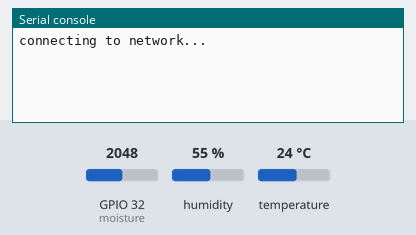
This program was run on a simulated ESP32 board running MicroPython. Parts: the last lines printed to the serial console. The test bench sets the inputs (shaded band); at power-on: humidity 55 %, GPIO 32 (moisture) = 2048, temperature 24 °C (analog values on the 0–4095 scale). WiFi joins after 1.5 s; web requests get an empty 200 reply after 0.4 s.

Above: at 1.2 s.
1.3 s: humidity set to 22 %
At 3.4 s:
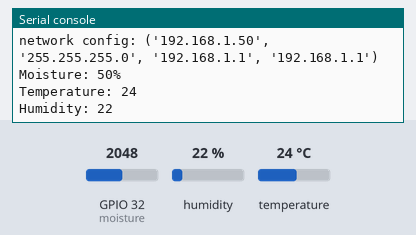
8.8 s: GPIO 32 (moisture) set to 2866
At 8.81 s:
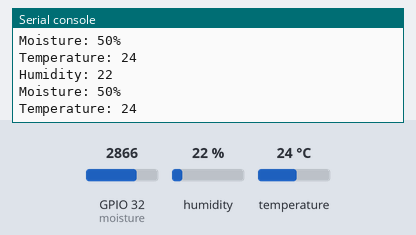
16.3 s: temperature set to 12 °C
At 20.84 s:
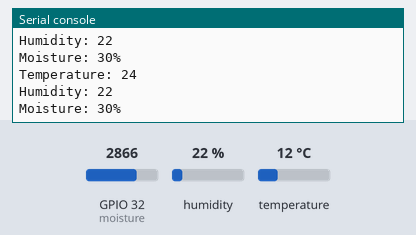
23.8 s: GPIO 32 (moisture) set to 3603
At 28.1 s:
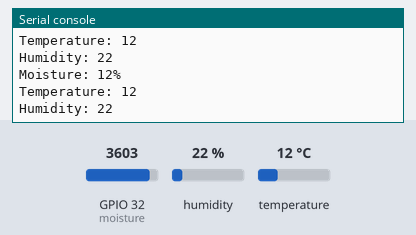
31.3 s: humidity set to 40 %
At 34.8 s:
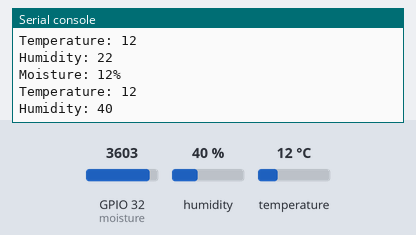
Timing chart, 0 to 36.3 s (numbered marks = the images above; inputs shaded):
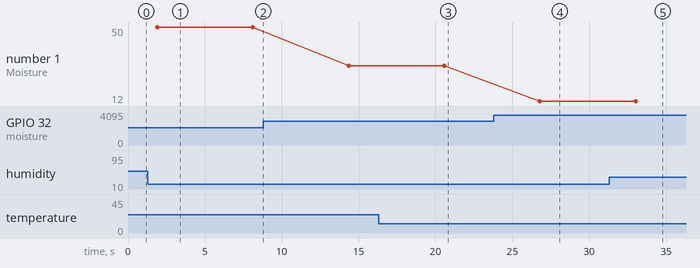

The program:

main.py
```python
from machine import Pin
from machine import ADC
from dht import DHT11
from time import sleep
import network

# These two imports are local files from this folder
from allthingstalk import AllThingsTalkDevice
from config import config

moisture = ADC(Pin(32))
moisture.atten(ADC.ATTN_11DB)

temperature_humidity = DHT11(Pin(22))

# Create an object for the connection to AllThingsTalk
cloud = AllThingsTalkDevice(config["device_id"], config["device_token"])

# Create an object for the wifi connection
wifi = network.WLAN(network.STA_IF)

# This is a function, it is called from the while-loop further down
def connect_wifi():
    wifi.active(True)
    if not wifi.isconnected():
        print('connecting to network...')
        wifi.connect(config["wifi_ssid"], config["wifi_password"])
        while not wifi.isconnected():
            pass
    print('network config:', wifi.ifconfig())

while True:
    if wifi.isconnected():
        # Read the moisture sensor and convert into percent
        moisture_percent = int(100-(moisture.read()/40.96))
        cloud.set_asset_state("moisture", moisture_percent)
        print("Moisture: {}%".format(moisture_percent))

        # Read the DHT sensor
        temperature_humidity.measure()

        temperature = temperature_humidity.temperature()
        cloud.set_asset_state("temperature", temperature)
        print("Temperature: {}".format(temperature))

        humidity = temperature_humidity.humidity()
        cloud.set_asset_state("humidity", humidity)
        print("Humidity: {}".format(humidity))

        sleep(5)
    else:
        connect_wifi()
```

allthingstalk.py
```python
import urequests

class AllThingsTalkDevice:
    def __init__(self, device_id, device_token):
        self.url = "https://api.allthingstalk.io/device/{}/state".format(device_id)
        self.headers = {"Authorization": "Bearer {}".format(device_token),
                        "Content-type": "application/json", }

    def set_asset_state(self, asset_name, asset_state):
        data = {asset_name:{"value":asset_state}}
        self.put_data(data)

    def set_multiple(self, asset_states):
        data = {}
        for key in asset_states:
            data[key] = {"value":asset_states[key]}
        self.put_data(data)

    def put_data(self, data):
        request = urequests.put(self.url, headers=self.headers, json=data)
        request.close()
```

config.py
```python
config = {
    "wifi_ssid": "XXXXXX",
    "wifi_password": "XXXXXX",
    "device_id": "XXXXXX",
    "device_token": "maker:XXXXXX",
}
```

Measured:
- after the input at 1.3 s, the serial console: prints a new line after 1.4 s (image 1)
- after the input at 23.8 s, the serial console: prints a new line after 3.0 s (image 4)
- after the input at 31.3 s, the serial console: prints a new line after 2.5 s (image 5)
- plotted number 1: 50 → 30 after the input at 8.8 s
